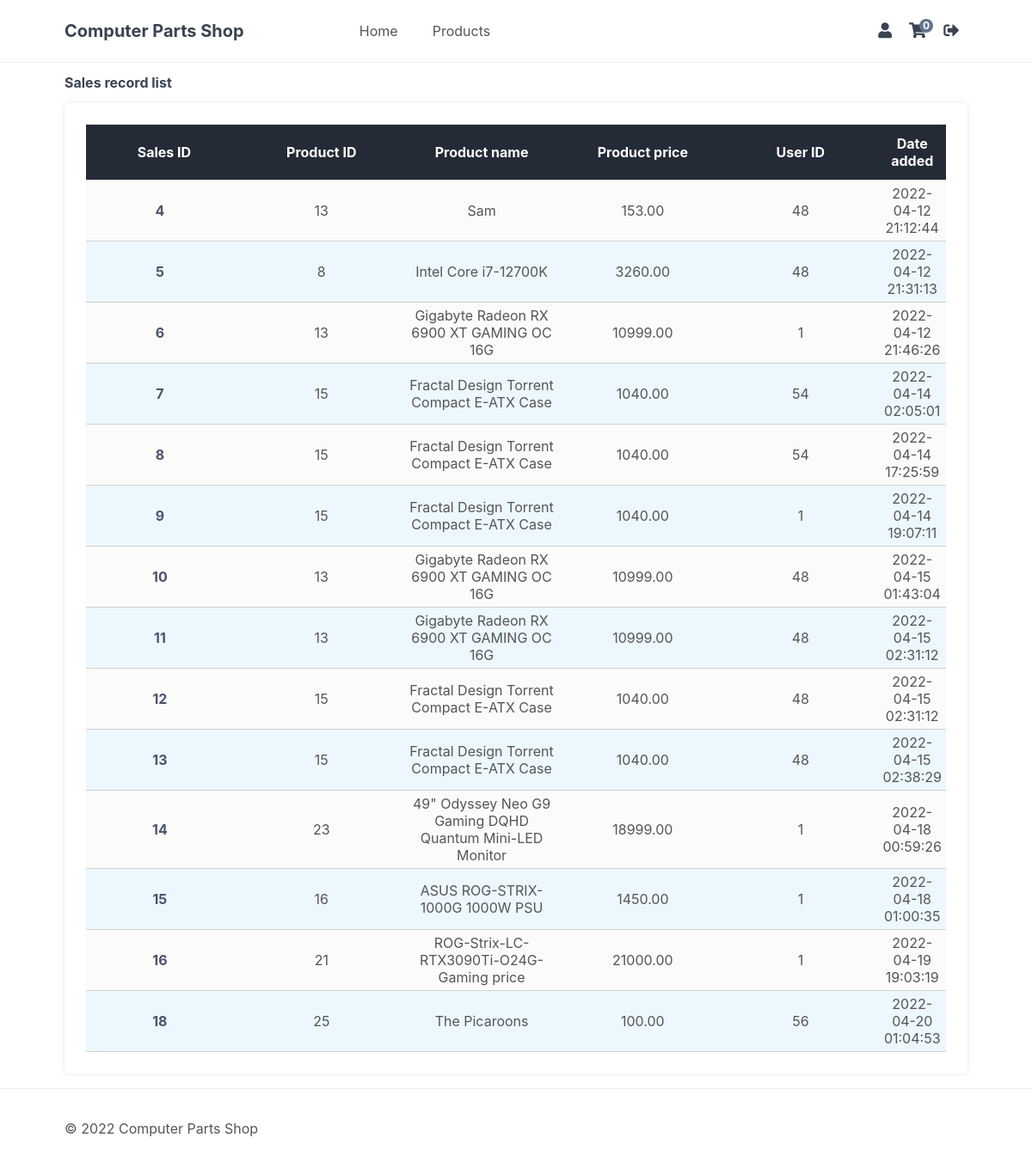
The page /sales_record.php (signed in) on the database its author committed.
### tables this page shows
CREATE TABLE `sales_record` (
  `id` int(11) NOT NULL,
  `product_id` int(11) NOT NULL,
  `product_name` varchar(200) NOT NULL,
  `product_price` decimal(7,2) NOT NULL,
  `user_id` int(11) NOT NULL,
  `date_added` datetime DEFAULT current_timestamp()
);

### sales_record.php (the view, shortened to what this page needs)
<?php
include('functions.php');
include('php/database_connect.php');
$stmt = $con->prepare("SELECT * FROM sales_record");
$stmt->execute();
$result = $stmt->get_result();
?>
<?=template_header('Sales record list')?>
<div class="content_list">
    <h2>Sales record list</h2>
    <div>
        <?php
            if ($result->num_rows > 0) {
                echo "<table><tr><th>Sales ID</th><th>Product ID</th><th>Product name</th><th>Product price</th><th>User ID</th><th>Date added</th></tr>";
                while ($row = mysqli_fetch_array($result)) {
                    echo "<tr><td>".htmlspecialchars($row[0])."</td>";
                    echo "<td>".htmlspecialchars($row[1])."</td>";
                    echo "<td>".htmlspecialchars($row[2])."</td>";
                    echo "<td>".htmlspecialchars($row[3])."</td>";
                    echo "<td>".htmlspecialchars($row[4])."</td>";
                    echo "<td>".htmlspecialchars($row[5])."</td>";
                }
                echo "</table>";
            } else {
                echo "<p>No product found</p>";
            }
        ?>
    </div>
</div>
<?=template_footer()?>

### css/style.css (style rules this page uses)
* { box-sizing: border-box; font-family: -apple-system, BlinkMacSystemFont, "segoe ui", roboto, oxygen, ubuntu, cantarell, "fira sans", "droid sans", "helvetica neue", Arial, sans-serif; font-size: 16px; -webkit-font-smoothing: antialiased; -moz-osx-font-smoothing: grayscale; }
html { height: 100%; }
body { position: relative; min-height: 100%; color: #555555; background-color: #FFFFFF; margin: 0; padding-bottom: 100px; }
h1, h2, h3, h4, h5 { color: #394352; }
main .content_list { width: 1050px; margin: 0 auto; }
main .content_list > p, .content_list > div { box-shadow: 0 0 5px 0 rgba(0, 0, 0, 0.1); margin: 10px 0; padding: 25px; background-color: #fff; }
main .content_list > p table td, .content_list > div table td { padding: 5px; }
main .content_list > p table td:first-child, .content_list > div table td:first-child { font-weight: bold; color: #4a536e; padding-right: 15px; }
main .content_list table { border-collapse: collapse; width: 100%; text-align: center; }
main .content_list tr:nth-child(even) { background-color: #fbfbf9 }
main .content_list tr:nth-child(odd) { background-color: #ecf8fd }
main .content_list th { padding-top: 12px; padding-bottom: 12px; background-color: #252a37; color: white; width: 20%; }
main .content_list tr { border-bottom: 1pt solid #d1d1d1; }

### css/slideshow_gallery.css (style rules this page uses)
* { box-sizing: border-box; }

### rows shown on the page
sales_record: id "4", product "13", product_name "Sam", product_price "153.00", user "48", date_added "2022-04-12 21:12:44"
sales_record: id "5", product "8", product_name "Intel Core i7-12700K", product_price "3260.00", user "48", date_added "2022-04-12 21:31:13"
sales_record: id "6", product "13", product_name "Gigabyte Radeon RX 6900 XT GAMING OC 16G", product_price "10999.00", user "1", date_added "2022-04-12 21:46:26"
sales_record: id "7", product "15", product_name "Fractal Design Torrent Compact E-ATX Case", product_price "1040.00", user "54", date_added "2022-04-14 02:05:01"
sales_record: id "8", product "15", product_name "Fractal Design Torrent Compact E-ATX Case", product_price "1040.00", user "54", date_added "2022-04-14 17:25:59"
sales_record: id "9", product "15", product_name "Fractal Design Torrent Compact E-ATX Case", product_price "1040.00", user "1", date_added "2022-04-14 19:07:11"
sales_record: id "10", product "13", product_name "Gigabyte Radeon RX 6900 XT GAMING OC 16G", product_price "10999.00", user "48", date_added "2022-04-15 01:43:04"
sales_record: id "11", product "13", product_name "Gigabyte Radeon RX 6900 XT GAMING OC 16G", product_price "10999.00", user "48", date_added "2022-04-15 02:31:12"
sales_record: id "12", product "15", product_name "Fractal Design Torrent Compact E-ATX Case", product_price "1040.00", user "48", date_added "2022-04-15 02:31:12"
sales_record: id "13", product "15", product_name "Fractal Design Torrent Compact E-ATX Case", product_price "1040.00", user "48", date_added "2022-04-15 02:38:29"
sales_record: id "14", product "23", product_name "49\" Odyssey Neo G9 Gaming DQHD Quantum Mini-LED Monitor", product_price "18999.00", user "1", date_added "2022-04-18 00:59:26"
sales_record: id "15", product "16", product_name "ASUS ROG-STRIX-1000G 1000W PSU", product_price "1450.00", user "1", date_added "2022-04-18 01:00:35"
sales_record: id "16", product "21", product_name "ROG-Strix-LC-RTX3090Ti-O24G-Gaming price", product_price "21000.00", user "1", date_added "2022-04-19 19:03:19"
sales_record: id "18", product "25", product_name "The Picaroons", product_price "100.00", user "56", date_added "2022-04-20 01:04:53"

### other values the page prints
$num_items_in_cart "0"
